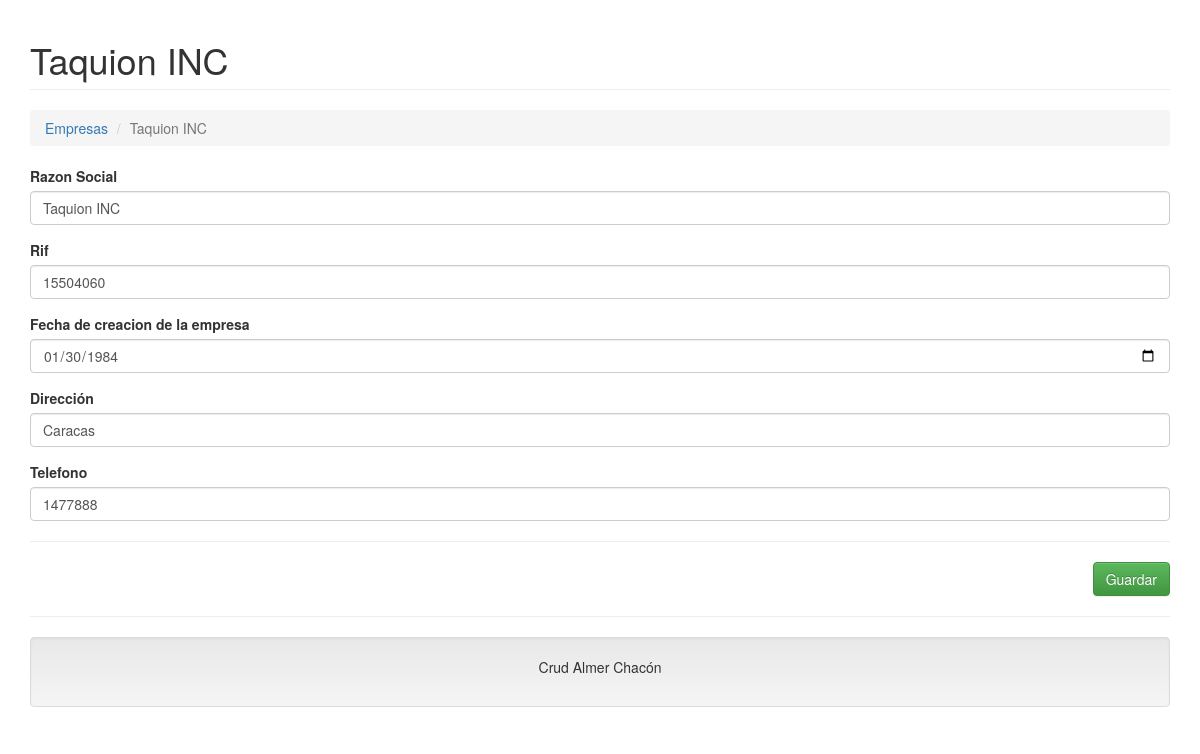
/testphp/index.php?c=Empresa&a=Crud&idempresa=17, run on the app's committed database.
### tables this page shows
CREATE TABLE `empresa` (
  `idempresa` int(11) NOT NULL,
  `razon_social` varchar(255) NOT NULL,
  `rif` int(30) NOT NULL,
  `fecha_creacion` date NOT NULL,
  `direccion` varchar(255) DEFAULT NULL,
  `telefono` int(20) NOT NULL
);

### testphp/Controller/empresa.controller.php (called while the page is built, shortened)
<?php
require_once 'Model/empresa.php';
class EmpresaController{
    private $model;
    public function __CONSTRUCT(){
        $this->model = new Empresa();
    }
    public function Crud(){
        $alm = new Empresa();
        if(isset($_REQUEST['idempresa'])){
            $alm = $this->model->getting($_REQUEST['idempresa']);
        }
        require_once 'View/header.php';
        require_once 'View/empresa-editar.php';
        require_once 'View/footer.php';
    }
}

### testphp/Model/conexion.php (called while the page is built)
<?php
class Conexion
{
    public static function StartUp()
    {
        $pdo = new PDO('mysql:host=localhost;dbname=computacion1;charset=utf8', 'root', '');
        $pdo->setAttribute(PDO::ATTR_ERRMODE, PDO::ERRMODE_EXCEPTION);
        return $pdo;
    }
}
?>

### testphp/Model/empresa.php (called while the page is built, shortened)
<?php
class Empresa
{
	private $pdo;
	public function __CONSTRUCT()
	{
		try
		{
			$this->pdo = Conexion::StartUp();
		}
		catch(Exception $e)
		{
			die($e->getMessage());
		}
	}
	public function getting($idempresa)
	{
		try
		{
			$stm = $this->pdo
			          ->prepare("SELECT * FROM empresa WHERE idempresa = ?");
			$stm->execute(array($idempresa));
			return $stm->fetch(PDO::FETCH_OBJ);
		} catch (Exception $e)
		{
			die($e->getMessage());
		}
	}
}
?>

### testphp/View/empresa-editar.php (the view, shortened to what this page needs)
<h1 class="page-header">
    <?php echo $alm->idempresa != null ? $alm->razon_social : 'Nuevo Registro'; ?>
</h1>
<ol class="breadcrumb">
  <li><a href="?c=Empresa">Empresas</a></li>
  <li class="active"><?php echo $alm->idempresa != null ? $alm->razon_social : 'Nuevo Registro'; ?></li>
</ol>
<form action="?c=Empresa&a=Guardar" method="post" enctype="multipart/form-data">
    <div class="form-group">
        <label>Razon Social</label>
        <input type="text" name="razon_social" value="<?php echo $alm->razon_social; ?>" class="form-control" placeholder="Ingrese Razon Social" data-validacion-tipo="requerido|min:3" />
    </div>
    <div class="form-group">
        <label>Rif</label>
        <input type="number" name="rif" min="100000", max="999999999"   title="Agregue rif de 10 digitos sin espacios ni guiones" require value="<?php echo $alm->rif; ?>" class="form-control" placeholder="Ingrese su rif" data-validacion-tipo="requerido|:10" />
    </div>
    <div class="form-group">
        <label>Fecha de creacion de la empresa</label>
        <input type="date" name="fechaCreacion" value="<?php echo $alm->fecha_creacion; ?>" class="form-control" placeholder="Ingrese fecha de creacion de la empresa" data-validacion-tipo="requerido|date" />
    </div>
    <div class="form-group">
        <label>Dirección</label>
        <input type="text" name="direccion" value="<?php echo $alm->direccion; ?>" class="form-control" placeholder="Ingrese su dirección" data-validacion-tipo="requerido|min:8" />
    </div>
    <div class="form-group">
        <label>Telefono</label>
        <input type="tel" name="telefono" pattern="[0-9]{4}[0-9]{3}[0-9]{4}" title="Agregue Codigo local y su numero" required value="<?php echo $alm->telefono; ?>" class="form-control" placeholder="Ingrese su n° de telefono" data-validacion-tipo="requerido|telefono" />
    </div>
    <hr />
    <div class="text-right">
        <button class="btn btn-success">Guardar</button>
    </div>
</form>

### data on the page
empresa: razon_social "Taquion INC", rif "15504060", fechaCreacion "01/30/1984", direccion "Caracas", telefono "1477888"
